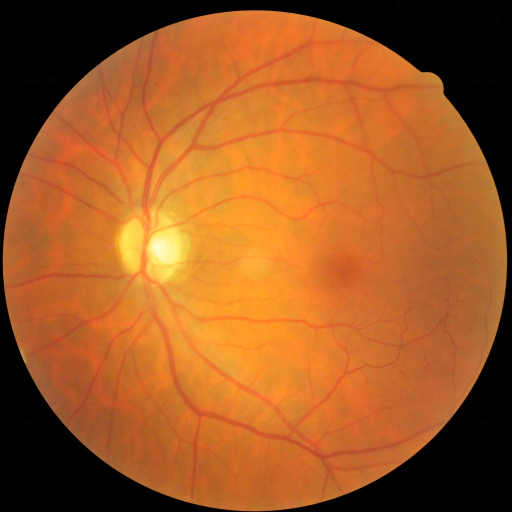
#> input picture mycode/dataset/train/level_1/42174_left.jpeg, 1024 x 1024 px, given in place of train, which was not available (shown at 1/2 size)
$ python dataloader.py   (older library calls are emulated)
#> lines starting #> are read from the running program, lines starting #| are printed output that depends on the picture; pictures that were not available may be replaced by others from this repository, and a replacement may not be noted
import numpy as np
import pandas as pd
from PIL import Image
from tqdm import tqdm
import os


def load_images(path):
#> called with path = '\\dataset\\train'
    img = Image.open(path)
#> img is the input picture: PIL image 1024x1024 RGB; mean R, G, B 159.5, 89, 36
    width = int(512)
    height = int(512)
    img = img.resize((width, height), Image.ANTIALIAS)
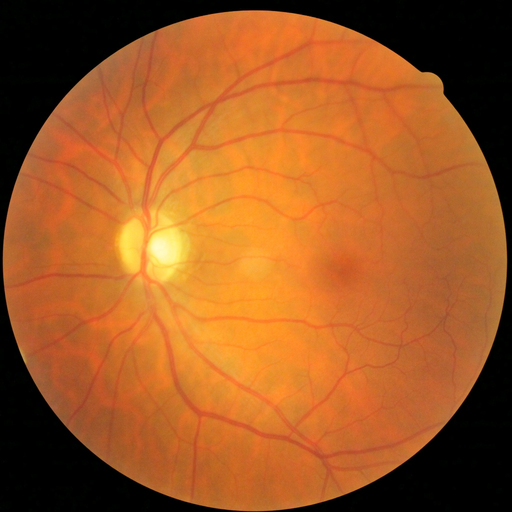
#> img: PIL image 512x512 RGB; mean R, G, B 159.6, 89.1, 36
    img = np.array(img)
    img_r = img[:, :, 0]
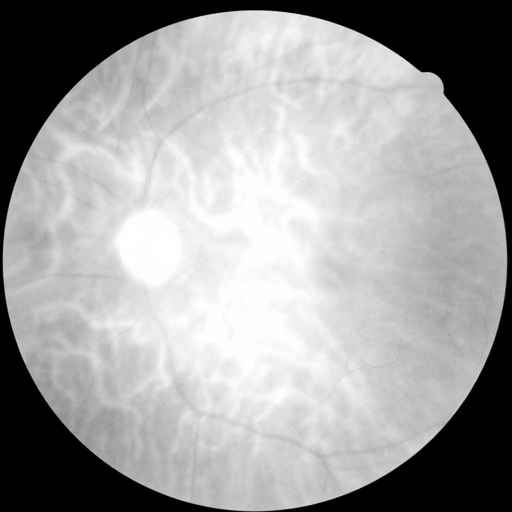
#> img_r: shape (512, 512); min 0, max 255, mean 159.6
    img_g = img[:, :, 1]
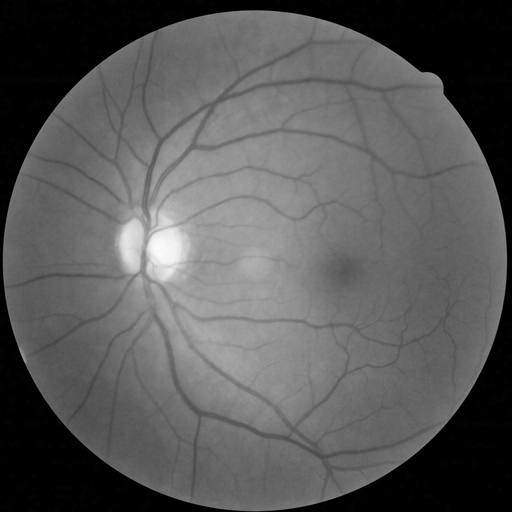
#> img_g: shape (512, 512); min 0, max 251, mean 89.1
    img_b = img[:, :, 2]
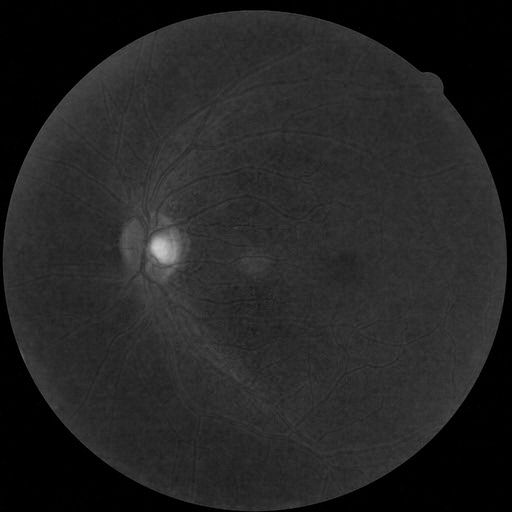
#> img_b: shape (512, 512); min 0, max 204, mean 36
    image_r_normalization = (img_r - 0) / 255
    image_g_normalization = (img_g - 0) / 255
    image_b_normalization = (img_b - 0) / 255
    image_r_normalization = image_r_normalization.reshape((512, 512, 1))
    image_g_normalization = image_g_normalization.reshape((512, 512, 1))
    image_b_normalization = image_b_normalization.reshape((512, 512, 1))
    image_normalization = np.concatenate((image_r_normalization, image_g_normalization, image_b_normalization), axis=2)
    return image_normalization


def load_labels(index):
    labels_one_hot = np.array([
        [[0], [0], [0], [0], [1]],
        [[0], [0], [0], [1], [0]],
        [[0], [0], [1], [0], [0]],
        [[0], [1], [0], [0], [0]],
        [[1], [0], [0], [0], [0]]
    ])
    labels = np.array([[0],[1],[2],[3],[4]])
    return labels[index]


def walkFile(root_path):
    for root, dirs, files in os.walk(root_path):

        # root 表示当前正在访问的文件夹路径
        # dirs 表示该文件夹下的子目录名list
        # files 表示该文件夹下的文件list

        # 遍历所有的文件夹
        label_index = 0
        labels = []
        image_array = []
        for d in dirs:
            sub_path = os.path.join(root, d)
            for sub_root, sub_dirs, sub_files in os.walk(sub_path):
                for f in sub_files:
                    labels.append(load_labels(label_index))
                    img_path = os.path.join(sub_root, f)
                    img = load_images(img_path)
                    image_array.append(img)
            label_index = label_index + 1
        labels = np.array(labels)
        return image_array, labels


if __name__ == "__main__":
    #walkFile("G:\牛梦毫_zy1906134_医疗影像计算大作业\mycode\dataset\\train")
    load_images("\dataset\\train")

$ run again, on mycode/dataset/train/level_2/40265_right.jpeg
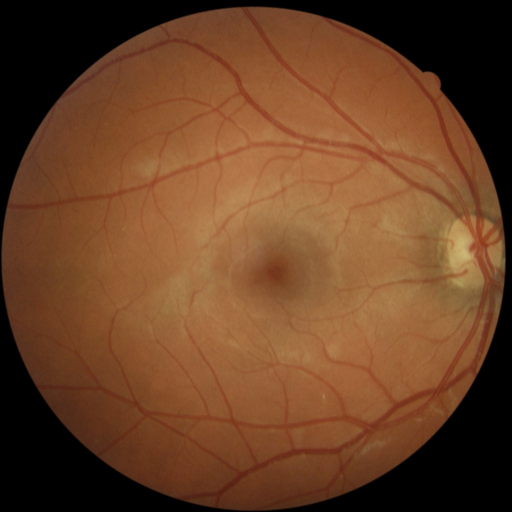
#> input picture mycode/dataset/train/level_2/40265_right.jpeg, 1024 x 1024 px, given in place of train, which was not available (shown at 1/2 size)
#> in load_images, img is the input picture: PIL image 1024x1024 RGB; mean R, G, B 106.1, 65.5, 37.6
#> img: PIL image 512x512 RGB
#> in load_images, `img_g = img[:, :, 1]`:
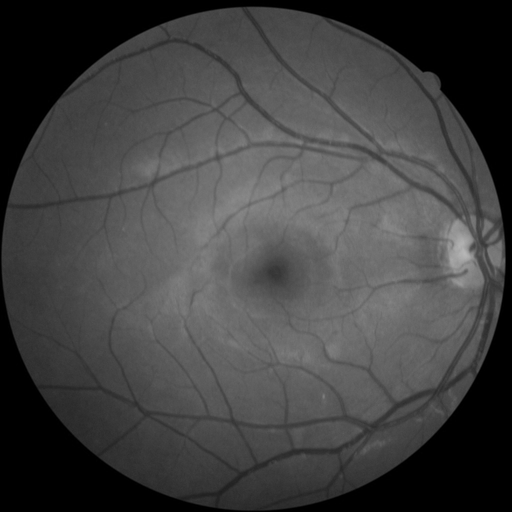
#> img_g: shape (512, 512); min 0, max 183, mean 65.5
#> in load_images, `img_b = img[:, :, 2]`:
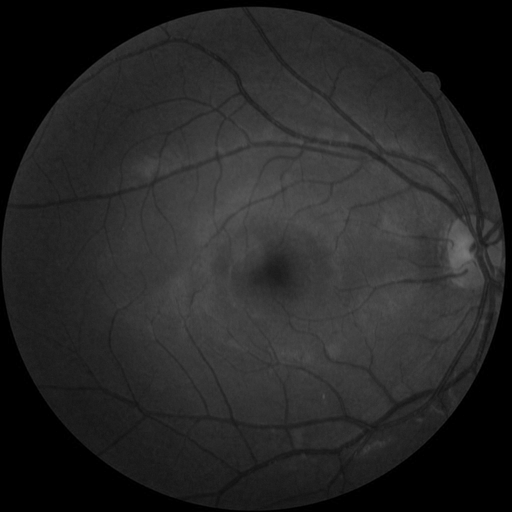
#> img_b: shape (512, 512); min 0, max 119, mean 37.6
